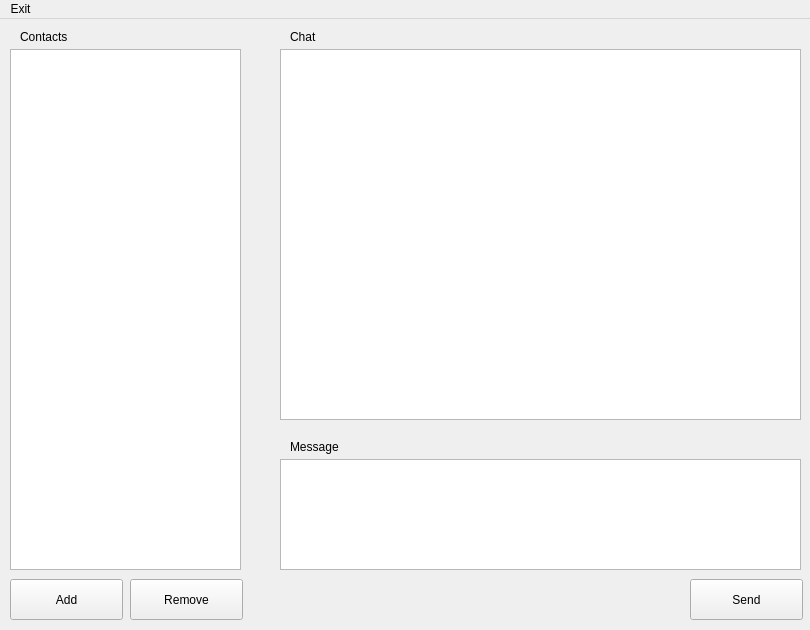
<?xml version="1.0" encoding="UTF-8"?>
<ui version="4.0">
 <class>MainWindow</class>
 <widget class="QMainWindow" name="MainWindow">
  <property name="geometry">
   <rect>
    <x>0</x>
    <y>0</y>
    <width>810</width>
    <height>630</height>
   </rect>
  </property>
  <property name="windowTitle">
   <string>Client</string>
  </property>
  <widget class="QWidget" name="centralwidget">
   <widget class="QListView" name="contactsView">
    <property name="geometry">
     <rect>
      <x>10</x>
      <y>30</y>
      <width>231</width>
      <height>521</height>
     </rect>
    </property>
   </widget>
   <widget class="QLabel" name="label">
    <property name="geometry">
     <rect>
      <x>20</x>
      <y>10</y>
      <width>59</width>
      <height>16</height>
     </rect>
    </property>
    <property name="text">
     <string>Contacts</string>
    </property>
   </widget>
   <widget class="QPushButton" name="addContactButton">
    <property name="geometry">
     <rect>
      <x>10</x>
      <y>560</y>
      <width>113</width>
      <height>41</height>
     </rect>
    </property>
    <property name="text">
     <string>Add</string>
    </property>
   </widget>
   <widget class="QPushButton" name="removeContactButton">
    <property name="geometry">
     <rect>
      <x>130</x>
      <y>560</y>
      <width>113</width>
      <height>41</height>
     </rect>
    </property>
    <property name="text">
     <string>Remove</string>
    </property>
   </widget>
   <widget class="QListView" name="chatView">
    <property name="geometry">
     <rect>
      <x>280</x>
      <y>30</y>
      <width>521</width>
      <height>371</height>
     </rect>
    </property>
   </widget>
   <widget class="QTextEdit" name="messageEdit">
    <property name="geometry">
     <rect>
      <x>280</x>
      <y>440</y>
      <width>521</width>
      <height>111</height>
     </rect>
    </property>
   </widget>
   <widget class="QPushButton" name="sendButton">
    <property name="geometry">
     <rect>
      <x>690</x>
      <y>560</y>
      <width>113</width>
      <height>41</height>
     </rect>
    </property>
    <property name="text">
     <string>Send</string>
    </property>
   </widget>
   <widget class="QLabel" name="label_2">
    <property name="geometry">
     <rect>
      <x>290</x>
      <y>10</y>
      <width>31</width>
      <height>16</height>
     </rect>
    </property>
    <property name="text">
     <string>Chat</string>
    </property>
   </widget>
   <widget class="QLabel" name="label_3">
    <property name="geometry">
     <rect>
      <x>290</x>
      <y>420</y>
      <width>61</width>
      <height>16</height>
     </rect>
    </property>
    <property name="text">
     <string>Message</string>
    </property>
   </widget>
  </widget>
  <widget class="QMenuBar" name="menuBar">
   <property name="geometry">
    <rect>
     <x>0</x>
     <y>0</y>
     <width>810</width>
     <height>22</height>
    </rect>
   </property>
   <widget class="QMenu" name="menuExit">
    <property name="title">
     <string>Exit</string>
    </property>
   </widget>
   <addaction name="menuExit"/>
  </widget>
 </widget>
 <resources/>
 <connections/>
</ui>
